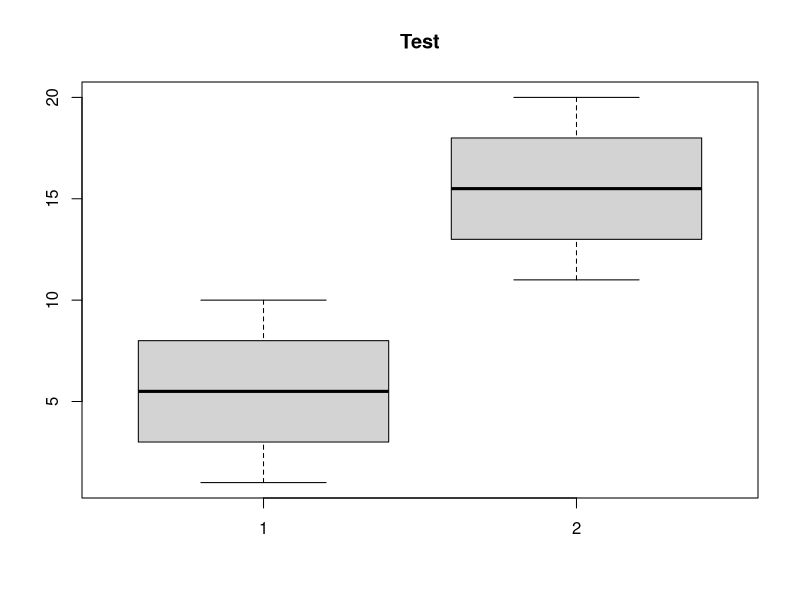

Source code (R):
#################################################
# A function to compute a two-sample t-test and confidence 
# interval (equal-variance, independent samples).  yvec is 
# a numeric vector containing both samples' data.  trtvec 
# is a vector, same length as yvec, of treatment
# identifiers for the data in yvec.  A boxplot comparing
# the treatments' data is constructed.  Output is a one-row
# data frame reporting the results of the test, 
# confidence interval and decision.
##################################################

ttest<-function(yvec,trtvec,alpha=0.05,header="") {
  trtvec=as.factor(trtvec)
  boxplot(split(yvec,trtvec))
  title(header)
  ybar=tapply(yvec,trtvec,mean)
  varvec=tapply(yvec,trtvec,var)
  nvec=table(trtvec)
  error.df=nvec[1]+nvec[2]-2
  pooled.var=((nvec[1]-1)*varvec[1]+(nvec[2]-1)*varvec[2])/error.df
  diff12estimate=ybar[1]-ybar[2]
  stderr=sqrt(pooled.var*((1/nvec[1])+(1/nvec[2])))
  tratio=diff12estimate/stderr
  pval=2*(1-pt(abs(tratio),error.df))
  tcrit=qt(1-alpha/2,error.df)
  lower=diff12estimate-tcrit*stderr
  upper=diff12estimate+tcrit*stderr
  calpha=1-alpha
  #I created an object called “decision” which displays the result of the hypothesis test. I used the object #names “pval” for the p-value and “alpha” for the alpha level so that as the values of these objects #change, the logical operation (the if/else statement) of “decision” will adjust. For instance, if I used .05 #instead of “alpha”, the logical operation would always compare the p-value to .05 not the value stored #in “alpha” which may be changed by the user to something other than the default of .05. 
  decision<- if(pval<=alpha){decision = "Reject Null"
  }else{decision ="Fail to Reject Null"}
  #I added the decision object to the “out” statement so that  the decision will display with the function #output. I also added “Decision” to the name(out) statement so that a name will display #with the #decision output.   
  out=data.frame(diff12estimate,stderr,tratio,pval,lower,upper,alpha,decision)
  names(out)=c("Estimator","SE","T","P-value","Lower CI","Upper CI","Confidence", "Decision")
  out}

#x is a vector of out the scores from both groups
x<-c(1,2,3,4,5,6,7,8,9,10,11,12,13,14,15,16,17,18,19,20)

#y is a vector of the treatment conditions
y<-c(1,1,1,1,1,1,1,1,1,1,2,2,2,2,2,2,2,2,2,2)

#the arguments are the score vector, the treatment vector,alpha, and header.
#the default alpha of .05 is used if not imput. 
ttest(x,y,0.05,"Test")
